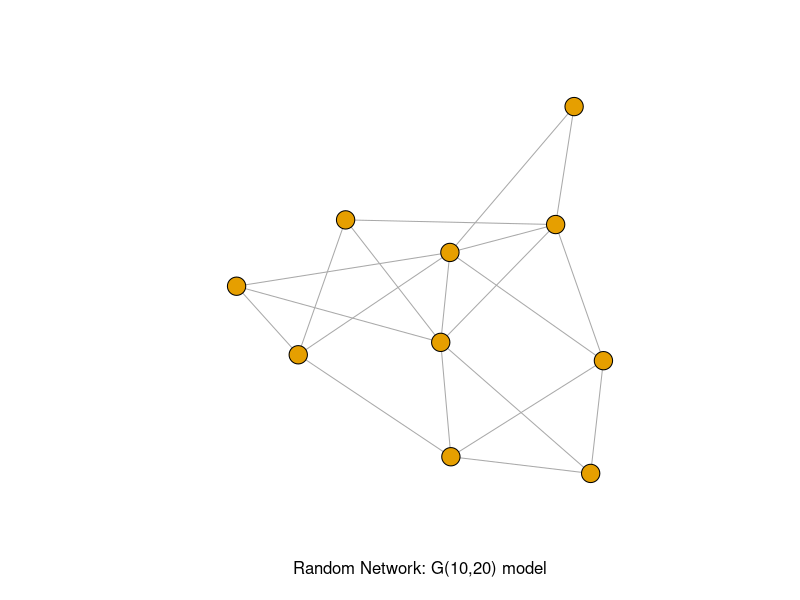
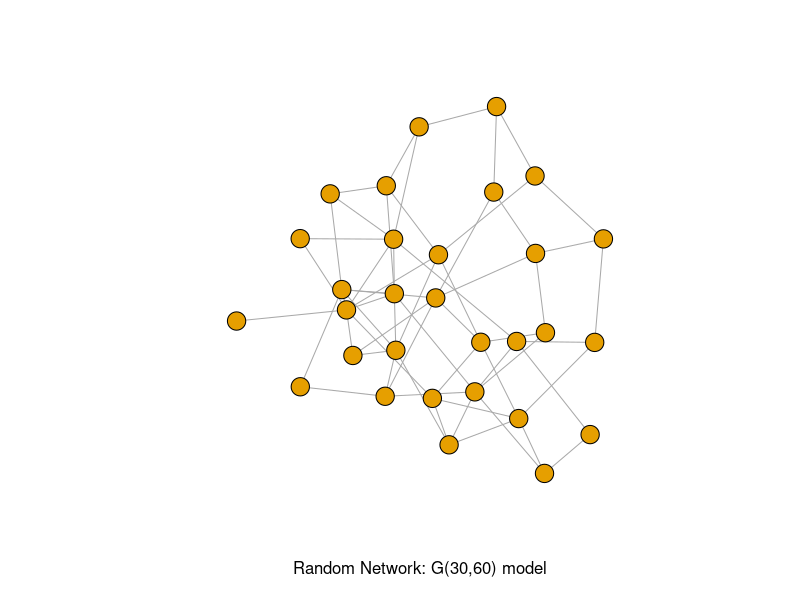
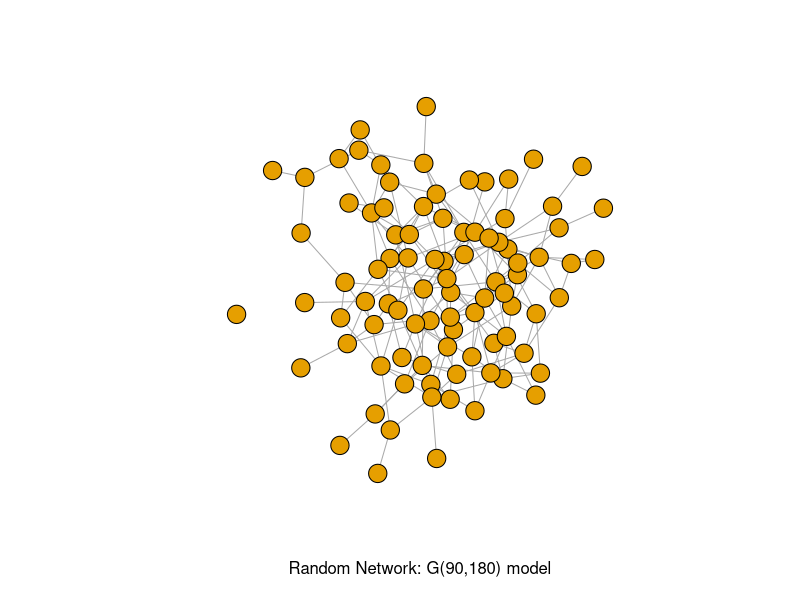
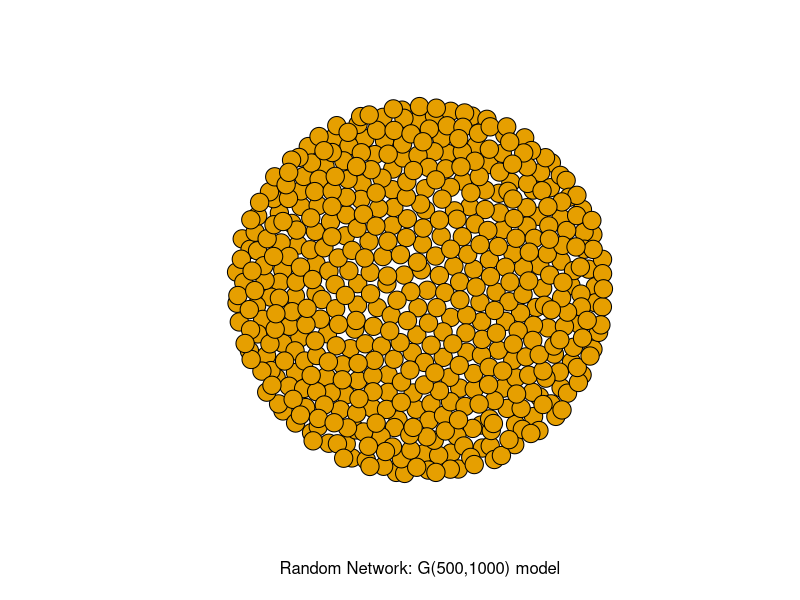

These figures' R source, in order:
library(igraph)

g <- erdos.renyi.game(10, 20, type = "gnm")
plot(g, vertex.label= NA, edge.arrow.size=0.02,vertex.size = 10, xlab = "Random Network: G(10,20) model")

g <- erdos.renyi.game(30, 60, type = "gnm")
plot(g, vertex.label= NA, edge.arrow.size=0.02,vertex.size = 10, xlab = "Random Network: G(30,60) model")

g <- erdos.renyi.game(90, 180, type = "gnm")
plot(g, vertex.label= NA, edge.arrow.size=0.02,vertex.size = 10, xlab = "Random Network: G(90,180) model")

g <- erdos.renyi.game(500,100, type = "gnm")
plot(g, vertex.label= NA, edge.arrow.size=0.02,vertex.size = 10, xlab = "Random Network: G(500,1000) model")

edge_density(simplify(g))


